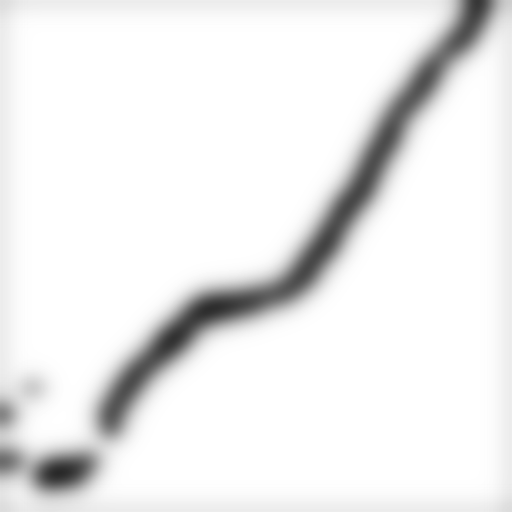
#> input picture blended_watershed.png, 512 x 512 px
$ python normal.py
#> lines starting #> are read from the running program, lines starting #| are printed output that depends on the picture
import cv2
import numpy as np
from PIL import Image

# Load the image
blended = cv2.imread('blended_watershed.png', cv2.IMREAD_GRAYSCALE)
#> blended is the input picture: shape (512, 512); min 41, max 255, mean 237.3


# Convert the OpenCV image (in BGR format) to a PIL image (in RGB format)
blended_rgb = cv2.cvtColor(blended, cv2.COLOR_BGR2RGB)
blended_pil = Image.fromarray(blended_rgb)

# Convert the image to grayscale
blended_gray = blended_pil.convert('L')

# Convert the grayscale image to a numpy array
blended_array = np.array(blended_gray)

# Compute the x and y gradients
gradient_x = np.gradient(blended_array, axis=1)
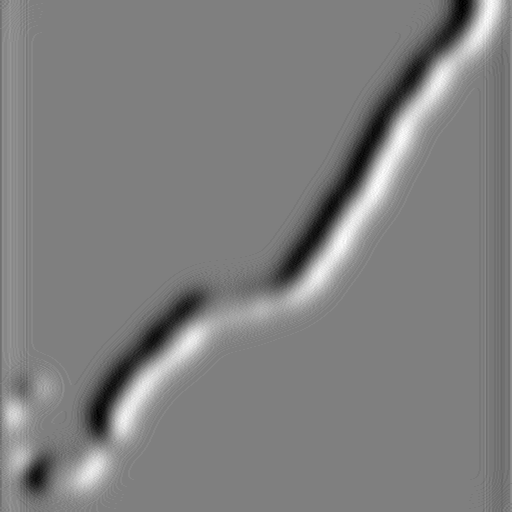
#> gradient_x: shape (512, 512) float64; min -8.5, max 8.5, mean 0.0258; drawn with min black and max white
gradient_y = np.gradient(blended_array, axis=0)
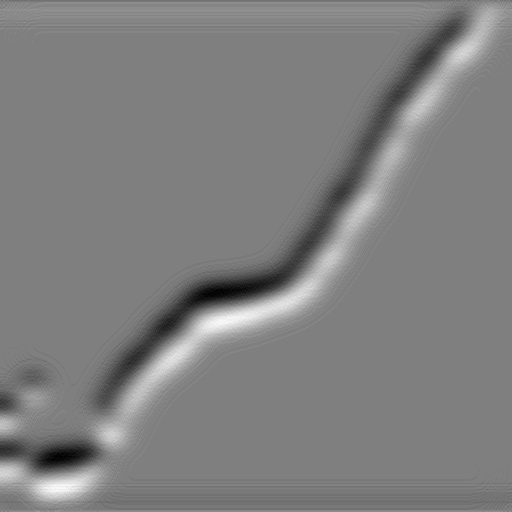
#> gradient_y: shape (512, 512) float64; min -10, max 10, mean 0.0227; drawn with min black and max white

# Normalize to 0.0 - 1.0
gradient_x = (gradient_x - np.min(gradient_x)) / (np.max(gradient_x) - np.min(gradient_x))
gradient_y = (gradient_y - np.min(gradient_y)) / (np.max(gradient_y) - np.min(gradient_y))

# Compute the simple z gradient
gradient_z = np.ones_like(gradient_x)

# Create the normal map
normal_map = np.dstack((gradient_x, gradient_y, gradient_z))
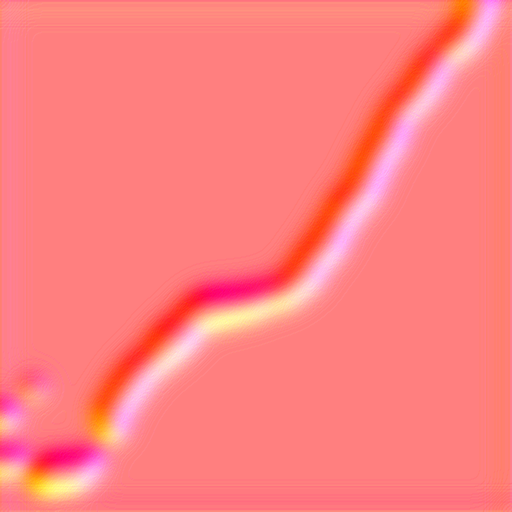
#> normal_map: shape (512, 512, 3) float64; mean of channels 0, 1, 2 0.502, 0.501, 1; drawn as B, G, R

# Normalize the normal map
norm = np.sqrt(np.power(normal_map[..., 0], 2) + np.power(normal_map[..., 1], 2) + np.power(normal_map[..., 2], 2))
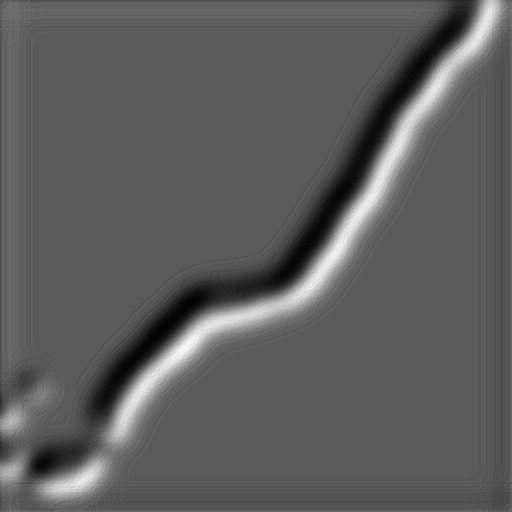
#> norm: shape (512, 512) float64; min 1.01, max 1.6, mean 1.23; drawn with min black and max white
normal_map[..., 0] /= norm
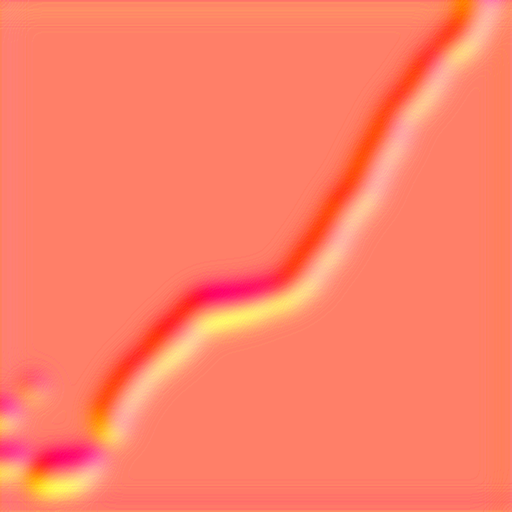
#> normal_map: shape (512, 512, 3) float64; mean of channels 0, 1, 2 0.404, 0.501, 1; drawn as B, G, R
normal_map[..., 1] /= norm
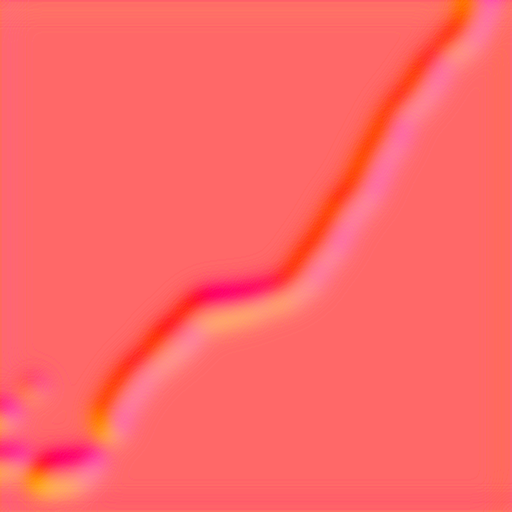
#> normal_map: shape (512, 512, 3) float64; mean of channels 0, 1, 2 0.404, 0.405, 1; drawn as B, G, R
normal_map[..., 2] /= norm
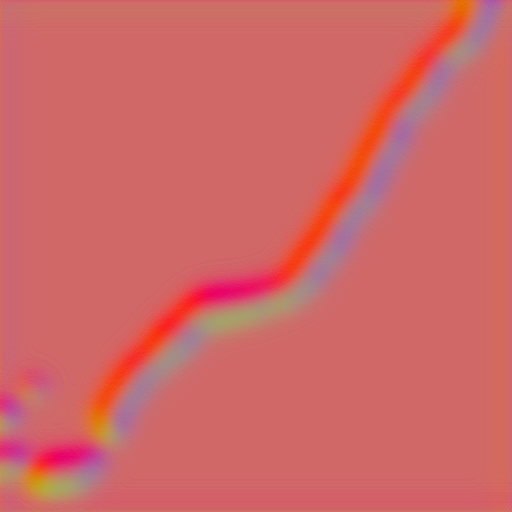
#> normal_map: shape (512, 512, 3) float64; mean of channels 0, 1, 2 0.404, 0.405, 0.815; drawn as B, G, R

# Scale from 0.0 - 1.0 to 0 - 255
normal_map = (normal_map * 255).astype(np.uint8)

# Convert the normal map to a PIL image
normal_map_pil = Image.fromarray(normal_map, 'RGB')

# Display the normal map
normal_map_pil.show()

# Save the normal map
normal_map_pil.save('normal_map.png')

$ run again, with input.png copied over blended_watershed.png
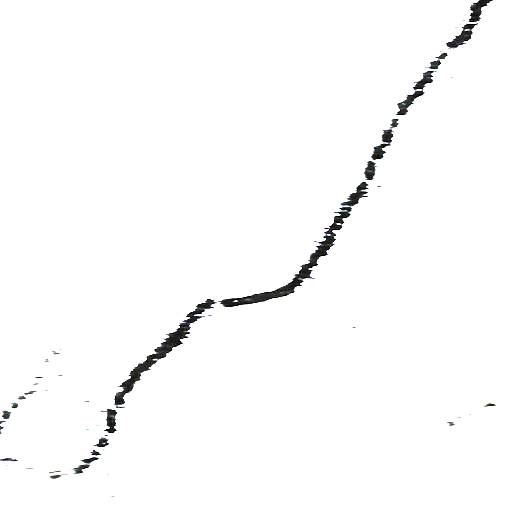
#> input picture input.png, 512 x 512 px
#> `norm = np.sqrt(np.power(normal_map[..., 0], 2) + np.power(normal_map[...`:
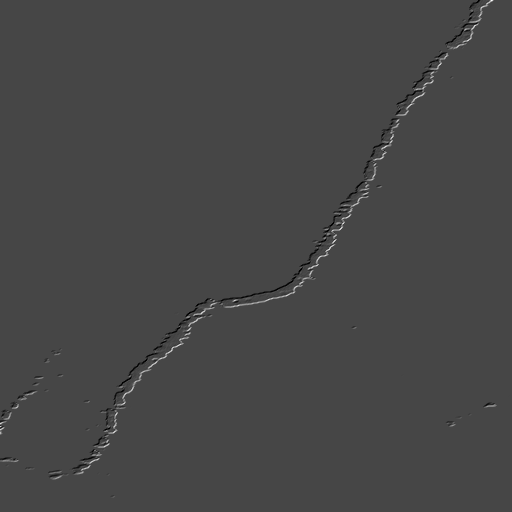
#> norm: shape (512, 512) float64; min 1.01, max 1.52, mean 1.15; drawn with min black and max white
#> `normal_map[..., 2] /= norm`:
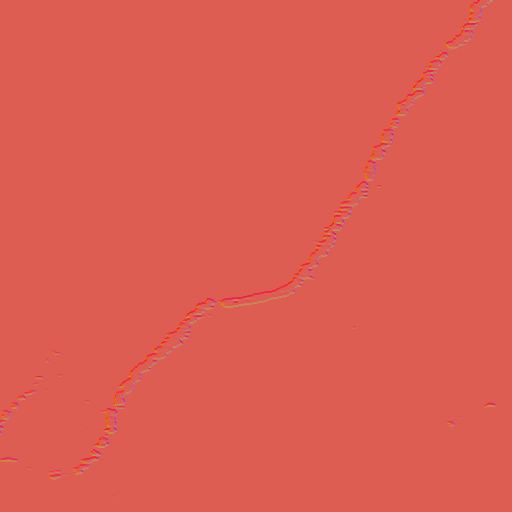
#> normal_map: shape (512, 512, 3) float64; mean of channels 0, 1, 2 0.329, 0.365, 0.87; drawn as B, G, R
